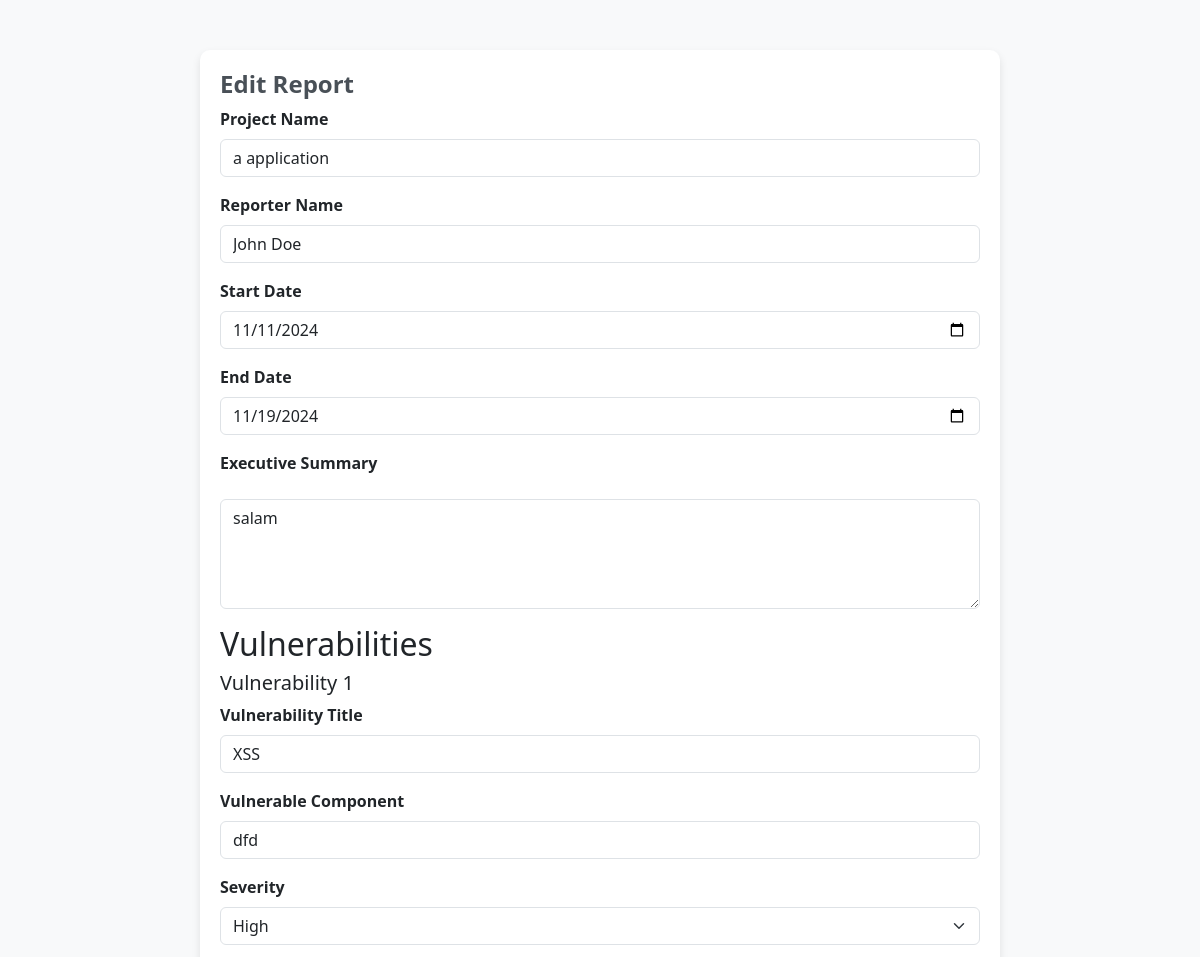
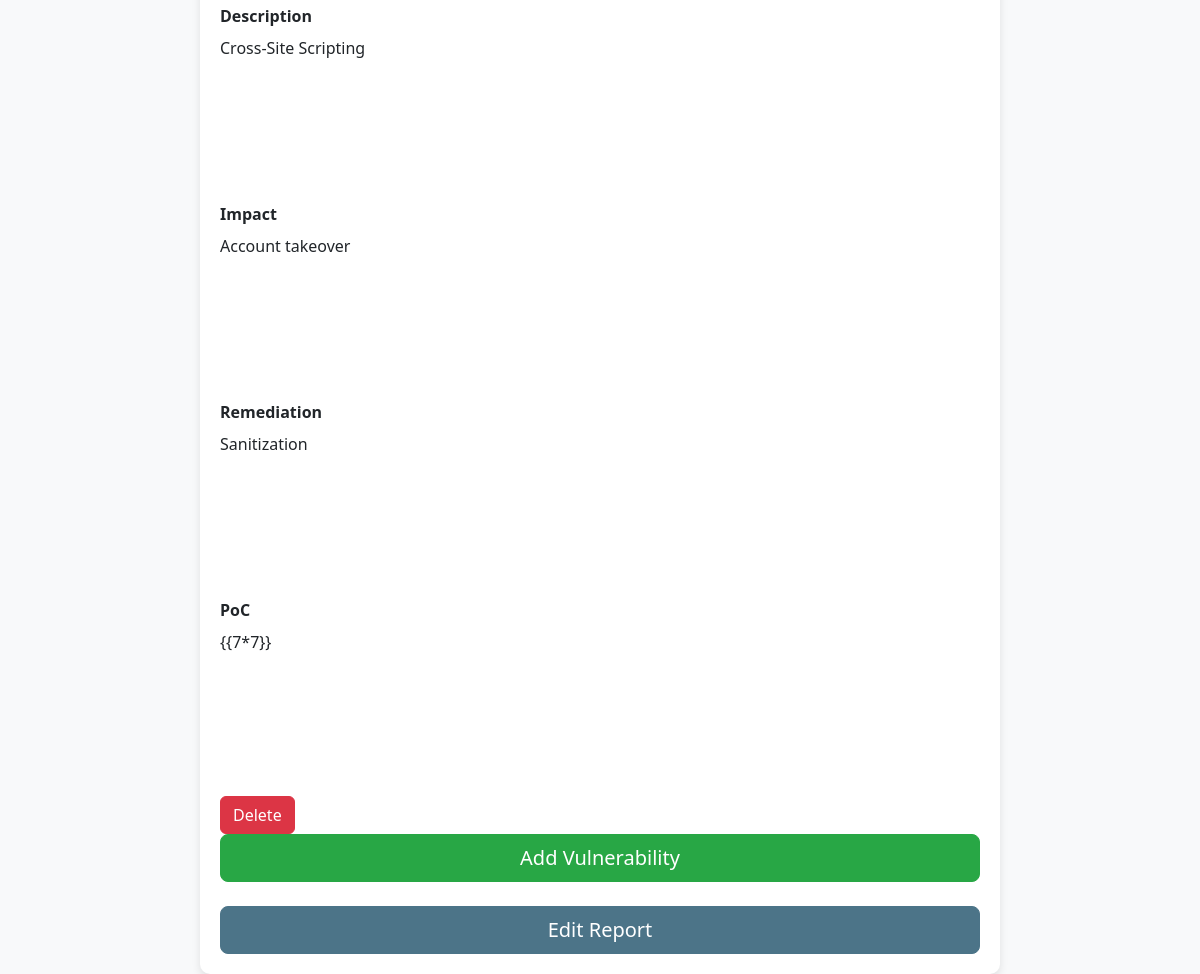
/edit?project_id=1, run on the app's committed database (2 pictures, top to bottom).
### app.py (models this page shows)
class Project(db.Model):
    __tablename__ = 'projects'
    project_id = db.Column(db.Integer, primary_key=True)
    project_name = db.Column(db.String(100), nullable=False)
    reporter_name = db.Column(db.String(100), nullable=False)
    start_date = db.Column(db.String(50), nullable=False)
    end_date = db.Column(db.String(50), nullable=True)
    executive_summary = db.Column(db.Text, nullable=True)
    vuln_count = db.Column(db.Integer, nullable=True)
    vulnerabilities = db.relationship('Vulnerability', secondary=project_vulnerabilities, backref=db.backref('projects', lazy=True))

class Vulnerability(db.Model):
    __tablename__ = 'vulnerabilities'
    vulnerability_id = db.Column(db.Integer, primary_key=True)
    project_id = db.Column(db.Integer, nullable=False)
    title = db.Column(db.String(150), nullable=False)
    severity = db.Column(db.String(50), nullable=False)
    vulnerable_component = db.Column(db.String(100), nullable=False)
    description = db.Column(db.Text, nullable=False)
    impact = db.Column(db.Text, nullable=True)
    remediation = db.Column(db.Text, nullable=True)
    poc = db.Column(db.Text, nullable=True)

### server.py (the view)
@app.route("/edit", methods=["GET"])
def get_edit():
    project_id = int(request.args.get("project_id"))
    project = Project.query.get_or_404(project_id)
    vulnerabilities = Vulnerability.query.filter(Vulnerability.project_id == project_id).all()
    return render_template("edit.html", project=project, vulnerabilities=vulnerabilities)

### templates/edit.html (shortened to what this page needs)
<!DOCTYPE html>
<html lang="en">
<head>
  <link href="https://cdn.jsdelivr.net/npm/bootstrap@5.3.0-alpha3/dist/css/bootstrap.min.css" rel="stylesheet">
  <link rel="stylesheet" href="https://cdn.quilljs.com/1.3.6/quill.snow.css">
  <link rel="stylesheet" href="https://cdnjs.cloudflare.com/ajax/libs/cropperjs/1.5.13/cropper.min.css">
</head>
<body>
<div class="container">
  <h1>Edit Report</h1>
  <form method="POST" action="/edit">
    <div class="mb-3">
      <label for="project_name" class="form-label">Project Name</label>
      <input type="text" class="form-control" id="project_name" name="project_name" required value="{{ project.project_name }}">
    </div>
    <div class="mb-3">
      <label for="reporter_name" class="form-label">Reporter Name</label>
      <input type="text" class="form-control" id="reporter_name" name="reporter_name" required value="{{ project.reporter_name }}">
    </div>
    <div class="mb-3">
      <label for="start_date" class="form-label">Start Date</label>
      <input type="date" class="form-control" id="start_date" name="start_date" required value="{{ project.start_date }}">
    </div>
    <div class="mb-3">
      <label for="end_date" class="form-label">End Date</label>
      <input type="date" class="form-control" id="end_date" name="end_date" required value="{{ project.end_date }}">
    </div>
    <div class="mb-3">
      <label for="executive_summary" class="form-label">Executive Summary</label>
      <textarea class="form-control" id="executive_summary" name="executive_summary" rows="4" required>{{ project.executive_summary }}</textarea>
    </div>
    <div id="vuln-forms">
      <h2>Vulnerabilities</h2>
      {% for vulnerability in vulnerabilities %}
      <div class="vuln-form" id="vuln-form-{{ loop.index }}">
        <h5>Vulnerability {{ loop.index }}</h5>
        <div class="mb-3">
          <label for="vulnerabilityTitle-{{ loop.index }}" class="form-label">Vulnerability Title</label>
          <input type="text" class="form-control" id="vulnerabilityTitle-{{ loop.index }}" name="vulnerabilityTitle-{{ loop.index }}" required value="{{ vulnerability.title }}">
        </div>
        <div class="mb-3">
          <label for="vulnerable_component-{{ loop.index }}" class="form-label">Vulnerable Component</label>
          <input type="text" class="form-control" id="vulnerable_component-{{ loop.index }}" name="vulnerable_component-{{ loop.index }}" required value="{{ vulnerability.vulnerable_component }}">
        </div>
        <div class="mb-3">
          <label for="severity-{{ loop.index }}" class="form-label">Severity</label>
          <select class="form-select" id="severity-{{ loop.index }}" name="severity-{{ loop.index }}" required>
            <option value="High" {% if vulnerability.severity == 'High' %}selected{% endif %}>High</option>
          </select>
        </div>
        <div class="mb-3">
          <label for="description-{{ loop.index }}" class="form-label">Description</label>
          <div id="description-editor-{{ loop.index }}" class="quill-editor">{{ vulnerability.description | safe }}</div>
        </div>
        <div class="mb-3">
          <label for="impact-{{ loop.index }}" class="form-label">Impact</label>
          <div id="impact-editor-{{ loop.index }}" class="quill-editor">{{ vulnerability.impact | safe }}</div>
        </div>
        <div class="mb-3">
          <label for="remediation-{{ loop.index }}" class="form-label">Remediation</label>
          <div id="remediation-editor-{{ loop.index }}" class="quill-editor">{{ vulnerability.remediation | safe }}</div>
        </div>
        <div class="mb-3">
          <label for="poc-{{ loop.index }}" class="form-label">PoC</label>
          <div id="poc-editor-{{ loop.index }}" class="quill-editor">{{ vulnerability.poc | safe }}</div>
        </div>
        <button type="button" class="btn btn-remove-vuln" onclick="removeVuln({{ loop.index }})">Delete</button>
      </div>
      {% endfor %}
    </div>
    <div class="d-grid gap-2">
      <button type="button" class="btn btn-add-vuln btn-lg" id="add-vuln-btn">Add Vulnerability</button>
    </div>
    <div class="d-grid gap-2 mt-4">
      <button type="submit" class="btn btn-submit btn-lg">Edit Report</button>
    </div>
  </form>
</div>
</body>
</html>

### templates/edit.html (style rules this page uses)
body { background-color: #f8f9fa; padding-top: 50px; }
.container { max-width: 800px; background-color: #fff; padding: 20px; border-radius: 10px; box-shadow: 0 4px 8px rgba(0, 0, 0, 0.1); }
h1 { font-size: 24px; font-weight: bold; color: #495057; }
.form-label { font-weight: bold; }
.form-control, .form-select { margin-bottom: 15px; }
.btn-submit { background-color: #4c7488; border-color: #4c7488; color: #fff; }
.btn-add-vuln { background-color: #28a745; border-color: #28a745; color: #fff; }
.btn-remove-vuln { background-color: #dc3545; border-color: #dc3545; color: #fff; }
.quill-editor { height: 150px; margin-bottom: 15px; }

### data on the page
Project: project_name "a application", reporter_name "John Doe", start_date "11/11/2024", end_date "11/19/2024", executive_summary "salam"
Vulnerability: title "XSS", vulnerable_component "dfd", severity "High", description "Cross-Site Scripting", impact "Account takeover", remediation "Sanitization", poc "{{7*7}}"
